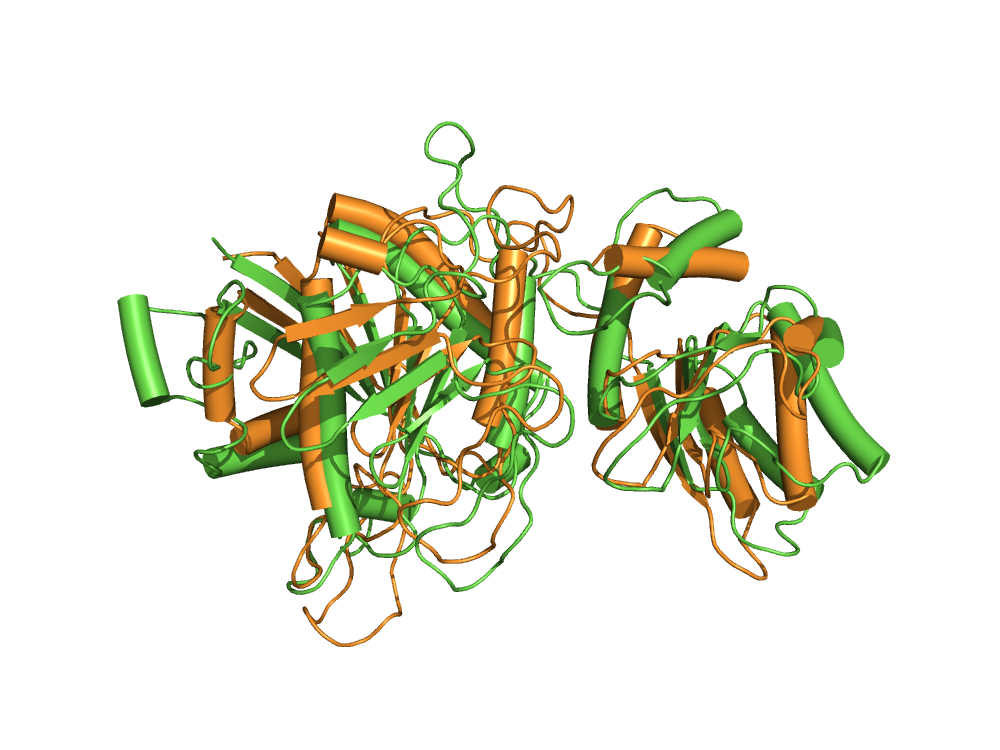

This chart was generated by the following Python code:
"""
Searching for structural homologs in a protein structure database
=================================================================

The following script implements a protein structure search algorithm akin to `foldseek`
:footcite:`VanKempen2024`.
It harnesses the *3Di* alphabet to translate 3D structures into a sequences.
Structurally homologous regions between these *3Di* sequences can be identified quickly
using *k-mer* matching followed by ungapped seed extension and finally gapped alignment.

While the following example could also be scaled up easily to a large structure
database, for the sake of simplicity we will use a random selection of structures from
the PDB plus an expected target structure, which is known to be structurally homologous
to the query structure.
The aim of the script is to identify this target among the decoy structures in the
dataset.
"""

# Code source: Patrick Kunzmann
# License: BSD 3 clause

import collections
import matplotlib.pyplot as plt
import numpy as np
import biotite
import biotite.database.rcsb as rcsb
import biotite.interface.pymol as pymol_interface
import biotite.sequence as seq
import biotite.sequence.align as align
import biotite.sequence.graphics as graphics
import biotite.structure as struc
import biotite.structure.alphabet as strucalph
import biotite.structure.io.pdbx as pdbx

# Amino acid background frequencies
# Must have the same order as `ProteinSequence.alphabet`
AA_FREQUENCY = {
    "A": 35155,
    "C": 8669,
    "D": 24161,
    "E": 28354,
    "F": 17367,
    "G": 33229,
    "H": 9906,
    "I": 23161,
    "K": 25872,
    "L": 40625,
    "M": 10101,
    "N": 20212,
    "P": 23435,
    "Q": 19208,
    "R": 23105,
    "S": 32070,
    "T": 26311,
    "V": 29012,
    "W": 5990,
    "Y": 14488,
    # Set ambiguous amino acid count to 1 to avoid division by zero in log odds matrix
    "B": 1,
    "Z": 1,
    "X": 1,
    "*": 1,
}

# Two protein structures from the same SCOP superfamily but different families
QUERY_ID = "4R8K"  # Asparaginase (Cavia porcellus)
QUERY_CHAIN = "B"
TARGET_ID = "1NNS"  # L-asparaginase 2 (Escherichia coli)
TARGET_CHAIN = "A"
N_DECOYS = 50
# Approximate size (number of amino acids) of AlphaFold DB:
# For E-value estimation assume that the hypothetical database has this size
DB_SIZE = 2e13

## Alignment search parameters
K = 6  # adopted from `foldseek`
SPACED_SEED = "11*1*1**11"  # adopted from `foldseek`
# The number of consecutive undefined 3Di symbols ('d'),
# that will be marked as undefined spans
UNDEFINED_SPAN_LENGTH = 4
X_DROP = 20
X_DROP_ACCEPT_THRESHOLD = 100
BAND_WIDTH = 20
GAP_PENALTY = (-10, -1)
EVALUE_THRESHOLD = 1e-1

########################################################################################
# Limitation of protein sequence alignment
# ----------------------------------------
#
# To motivate using a structural alphabet, we first we try a regular sequence alignment
# on the two homologs.


def get_protein_chain(pdb_id, chain_id):
    pdbx_file = pdbx.BinaryCIFFile.read(rcsb.fetch(pdb_id, "bcif"))
    # Bonds are required for the later molecular visualization
    atoms = pdbx.get_structure(pdbx_file, model=1, include_bonds=True)
    atoms = atoms[struc.filter_amino_acids(atoms)]
    return atoms[atoms.chain_id == chain_id]


query_aa_sequence = struc.to_sequence(get_protein_chain(QUERY_ID, QUERY_CHAIN))[0][0]
target_aa_sequence = struc.to_sequence(get_protein_chain(TARGET_ID, TARGET_CHAIN))[0][0]

alignment = align.align_optimal(
    query_aa_sequence,
    target_aa_sequence,
    align.SubstitutionMatrix.std_protein_matrix(),
    gap_penalty=(-10, -1),
    local=True,
)[0]

print(f"Seqence identity: {int(100 * align.get_sequence_identity(alignment))}%")
fig, ax = plt.subplots(figsize=(8.0, 3.0), constrained_layout=True)
graphics.plot_alignment_similarity_based(
    ax,
    alignment,
    matrix=align.SubstitutionMatrix.std_protein_matrix(),
    labels=["Query", "Target"],
    show_numbers=True,
    show_line_position=True,
)

########################################################################################
# The sequence identity is quite low.
# One would typically refer to this range as the *twilight zone*, were it is unclear if
# the two sequences are actually homologs.
# If the database comprised the entire AlphaFold DB :footcite:`Varadi2024`, the
# probability of an finding an alignment as good as this one by chance would be quite
# high as the E-value suggests below.
#
# The background frequencies for E-value calculation are taken from
# :footcite:`Robinson1991`.

background = np.array(list(AA_FREQUENCY.values()))
# Normalize background frequencies
background = background / background.sum()
np.random.seed(0)
estimator = align.EValueEstimator.from_samples(
    seq.ProteinSequence.alphabet,
    align.SubstitutionMatrix.std_protein_matrix(),
    GAP_PENALTY,
    background,
    sample_size=500,
)
log_evalue = estimator.log_evalue(alignment.score, len(query_aa_sequence), DB_SIZE)
print(f"E-value: {10**log_evalue:.2e}")

########################################################################################
# Sequence preparation
# --------------------
#
# Now the actual task:
# For simplicity we compile a small database of random structures from the PDB,
# that represents the database we want to search in.
# Into this database we shuffle the target structure to which we expect a hit for
# our query.
# To get a list of PDB entries we can select from, we search for all entries with at
# least one peptide chain.
# Furthermore, we want the resolution be be sufficiently good to resolve side chains.

pdb_query = rcsb.FieldQuery(
    "rcsb_entry_info.polymer_entity_count_protein", greater_or_equal=1
) & rcsb.FieldQuery("reflns.d_resolution_high", less=2.0)
# For the sake of performance, only the first 10000 matches are requested from the PDB
protein_pdb_ids = rcsb.search(pdb_query, range=(0, 10000))
# From these 10000, randomly select the decoys
rng = np.random.default_rng(0)
decoy_pdb_ids = rng.choice(protein_pdb_ids, size=100, replace=False)
# Mix the target structure to the decoy set
database_pdb_ids = np.concatenate((decoy_pdb_ids, [TARGET_ID]))
rng.shuffle(database_pdb_ids)

########################################################################################
# Now the selected PDB entries are downloaded and for each peptide chain the *3Di*
# sequence that reflects the structure is determined.
# We will identify each sequence by a combination of the PDB ID and chain ID.

db_ids = []
db_sequences = []
for pdb_id in database_pdb_ids:
    pdbx_file = pdbx.BinaryCIFFile.read(rcsb.fetch(pdb_id, "bcif"))
    # Use only one model per structure,
    # as most models will probably be very similar to each other anyway
    # It is also important to use the 'auth_asym_id' for consistency with
    # 'entity_poly.pdbx_strand_id' below
    atoms = pdbx.get_structure(pdbx_file, model=1, use_author_fields=True)
    entity_poly = pdbx_file.block["entity_poly"]
    for i in range(entity_poly.row_count):
        chains_in_entity = entity_poly["pdbx_strand_id"].as_array(str)[i]
        # Do not include duplicate sequences, e.g. from two chains of a homodimer
        representative_chain_id = chains_in_entity[0]
        chain = atoms[atoms.chain_id == representative_chain_id]
        # Only use the peptide part of the structure
        chain = chain[struc.filter_amino_acids(chain)]
        if chain.array_length() == 0:
            continue
        # Since we input a single chain, we know only one sequence is created
        structural_sequence = strucalph.to_3di(chain)[0][0]
        if len(structural_sequence) < K:
            # Cannot index a sequence later, if it is shorter than the k-mer length
            continue
        db_ids.append((pdb_id, representative_chain_id))
        db_sequences.append(structural_sequence)

########################################################################################
# Alignment search
# ----------------
#
# The following steps are typical for alignment search methods and are performed
# in a similar fashion as in other applications, such as
# :doc:`classical alignment searches <../../sequence/homology/genome_search>` or
# :doc:`comparative genome assembly <../../sequence/sequencing/genome_assembly>`.
#
# The fast *k-mer* matching requires indexing the *k-mers* in the database.
# Here we want to filter out long spans of undefined symbols, as these often result from
# unresolved residues.
# If the query also had unresolved residues, this would result in spurious matches.


def filter_undefined_spans(sequence, min_length):
    undefined_code = sequence.alphabet.encode(strucalph.I3DSequence.undefined_symbol)
    is_undefined = sequence.code == undefined_code
    return np.all(
        np.stack([np.roll(is_undefined, -offset) for offset in range(min_length)]),
        axis=0,
    )


kmer_table = align.KmerTable.from_sequences(
    K,
    db_sequences,
    spacing=SPACED_SEED,
    ignore_masks=[
        filter_undefined_spans(sequence, UNDEFINED_SPAN_LENGTH)
        for sequence in db_sequences
    ],
)

########################################################################################
# Now we download the query structure and convert it into a *3Di* sequence as well.

pdbx_file = pdbx.BinaryCIFFile.read(rcsb.fetch(QUERY_ID, "bcif"))
atoms = pdbx.get_structure(pdbx_file, model=1)
chain = atoms[atoms.chain_id == QUERY_CHAIN]
chain = chain[struc.filter_amino_acids(chain)]
query_sequence = strucalph.to_3di(chain)[0][0]

########################################################################################
# As a fast first first step we will match the *k-mers* of the query sequence against
# the index of the database.
# To further boil the matches down to the most promising ones, we require double hits
# on the same diagonal.

matches = kmer_table.match(
    query_sequence,
    ignore_mask=filter_undefined_spans(query_sequence, UNDEFINED_SPAN_LENGTH),
)

diagonals = matches[:, 2] - matches[:, 0]
matches_for_diagonals = collections.defaultdict(list)
for i, (diag, db_index) in enumerate(zip(diagonals, matches[:, 1])):
    matches_for_diagonals[(diag, db_index)].append(i)

# If a diagonal has more than one match,
# the first match on this diagonal is a double hit
double_hit_indices = [
    indices[0] for indices in matches_for_diagonals.values() if len(indices) > 1
]
double_hits = matches[double_hit_indices]

########################################################################################
# As second step we perform a quick ungapped alignment of the query sequence against
# the matched database sequences from the previous step.
# We only keep those hits that meet the given score threshold.

substitution_matrix = align.SubstitutionMatrix.std_3di_matrix()
ungapped_scores = np.array(
    [
        align.align_local_ungapped(
            query_sequence,
            db_sequences[db_index],
            substitution_matrix,
            seed=(i, j),
            threshold=X_DROP,
            score_only=True,
        )
        for i, db_index, j in double_hits
    ]
)
accepted_hits = double_hits[ungapped_scores > X_DROP_ACCEPT_THRESHOLD]

########################################################################################
# Finally we perform a gapped alignments at the remaining few hits.
# To avoid computing the complete alignment search space, we use a banded alignment
# with a fixed band width.

# Use the symbol frequencies in the database for E-value estimation
background = np.zeros(len(strucalph.I3DSequence.alphabet), dtype=int)
for sequence in db_sequences:
    background += np.bincount(
        sequence.code, minlength=len(strucalph.I3DSequence.alphabet)
    )
np.random.seed(0)
estimator_for_3di = align.EValueEstimator.from_samples(
    strucalph.I3DSequence.alphabet,
    substitution_matrix,
    GAP_PENALTY,
    background,
    sample_size=500,
)

significant_alignments = {}
for query_pos, db_index, db_pos in accepted_hits:
    diagonal = db_pos - query_pos
    alignment = align.align_banded(
        query_sequence,
        db_sequences[db_index],
        substitution_matrix,
        band=(diagonal - BAND_WIDTH, diagonal + BAND_WIDTH),
        gap_penalty=GAP_PENALTY,
        local=True,
        max_number=1,
    )[0]
    log_evalue = estimator_for_3di.log_evalue(
        alignment.score, len(query_sequence), DB_SIZE
    )
    if log_evalue <= np.log10(EVALUE_THRESHOLD):
        # Keep only one alignment per database sequence
        significant_alignments[db_index] = (alignment, log_evalue)

########################################################################################
# What remains is a single highly significant alignment: the one we have been expecting.
# Its coverage and sequence identity are much higher than in the corresponding protein
# sequence alignment above, which is also reflected in the low E-value.

for db_index, (alignment, log_evalue) in significant_alignments.items():
    print("Aligned target:", db_ids[db_index])
    print(f"E-value: {10**log_evalue:.2e}")
    print(f"Seqence identity: {int(100 * align.get_sequence_identity(alignment))}%")
    fig, ax = plt.subplots(figsize=(8.0, 4.0), constrained_layout=True)
    graphics.plot_alignment_similarity_based(
        ax,
        alignment,
        matrix=align.SubstitutionMatrix.std_protein_matrix(),
        labels=["Query", "Target"],
        show_numbers=True,
        show_line_position=True,
        color=biotite.colors["lightorange"],
    )

plt.show()

########################################################################################
# Structure superimposition based on alignment
# --------------------------------------------
#
# As bonus, we can use the aligned residues as *'anchors'* for structure
# superimposition.
# This means, that we superimpose the :math:`C_{\alpha}` atoms of the aligned residues
# and apply the resulting transformation to the full structure.

# In this example we know there is only one significant alignment
# and this corresponds to the query and target structure
expected_alignment, _ = next(iter(significant_alignments.values()))
anchor_indices = expected_alignment.trace
anchor_indices = anchor_indices[(anchor_indices != -1).all(axis=1)]

query_chain = get_protein_chain(QUERY_ID, QUERY_CHAIN)
target_chain = get_protein_chain(TARGET_ID, TARGET_CHAIN)
query_anchors = query_chain[query_chain.atom_name == "CA"][anchor_indices[:, 0]]
target_anchors = target_chain[target_chain.atom_name == "CA"][anchor_indices[:, 1]]
# Find transformation that superimposes the anchor atoms
_, transform = struc.superimpose(query_anchors, target_anchors)
# Apply this transformation to full structure
target_chain = transform.apply(target_chain)

# Visualization with PyMOL
pymol_interface.cmd.set("cartoon_rect_length", 1.0)
pymol_interface.cmd.set("depth_cue", 0)
pymol_interface.cmd.set("cartoon_cylindrical_helices", 1)
pymol_interface.cmd.set("cartoon_helix_radius", 1.5)
pymol_query = pymol_interface.PyMOLObject.from_structure(query_chain)
pymol_target = pymol_interface.PyMOLObject.from_structure(target_chain)
pymol_query.show_as("cartoon")
pymol_target.show_as("cartoon")
pymol_query.color("biotite_lightgreen")
pymol_target.color("biotite_lightorange")
pymol_query.orient()
pymol_interface.show((1500, 1000))
# sphinx_gallery_thumbnail_number = 3

########################################################################################
#
# .. footbibliography::
#
